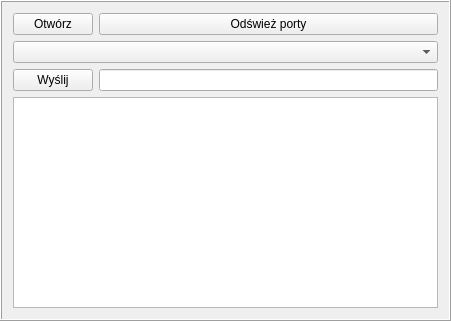
   <widget class="QFrame" name="serialFRM">
    <property name="geometry">
     <rect>
      <x>10</x>
      <y>50</y>
      <width>451</width>
      <height>321</height>
     </rect>
    </property>
    <property name="frameShape">
     <enum>QFrame::Shape::Box</enum>
    </property>
    <property name="frameShadow">
     <enum>QFrame::Shadow::Raised</enum>
    </property>
    <layout class="QGridLayout" name="gridLayout_2">
     <item row="0" column="0">
      <layout class="QGridLayout" name="serialGRID">
       <item row="2" column="0">
        <widget class="QPushButton" name="sendBTN">
         <property name="text">
          <string>Wyślij</string>
         </property>
        </widget>
       </item>
       <item row="2" column="1">
        <widget class="QLineEdit" name="serialTransLE"/>
       </item>
       <item row="0" column="1">
        <widget class="QPushButton" name="refreshPortsBTN">
         <property name="text">
          <string>Odśwież porty</string>
         </property>
        </widget>
       </item>
       <item row="1" column="0" colspan="2">
        <widget class="QComboBox" name="portListCBX"/>
       </item>
       <item row="0" column="0">
        <widget class="QPushButton" name="openSerialBTN">
         <property name="text">
          <string>Otwórz</string>
         </property>
        </widget>
       </item>
       <item row="3" column="0" colspan="2">
        <widget class="QListWidget" name="serialRecLW">
         <property name="frameShape">
          <enum>QFrame::Shape::StyledPanel</enum>
         </property>
         <property name="autoScroll">
          <bool>true</bool>
         </property>
        </widget>
       </item>
      </layout>
     </item>
    </layout>
   </widget>
